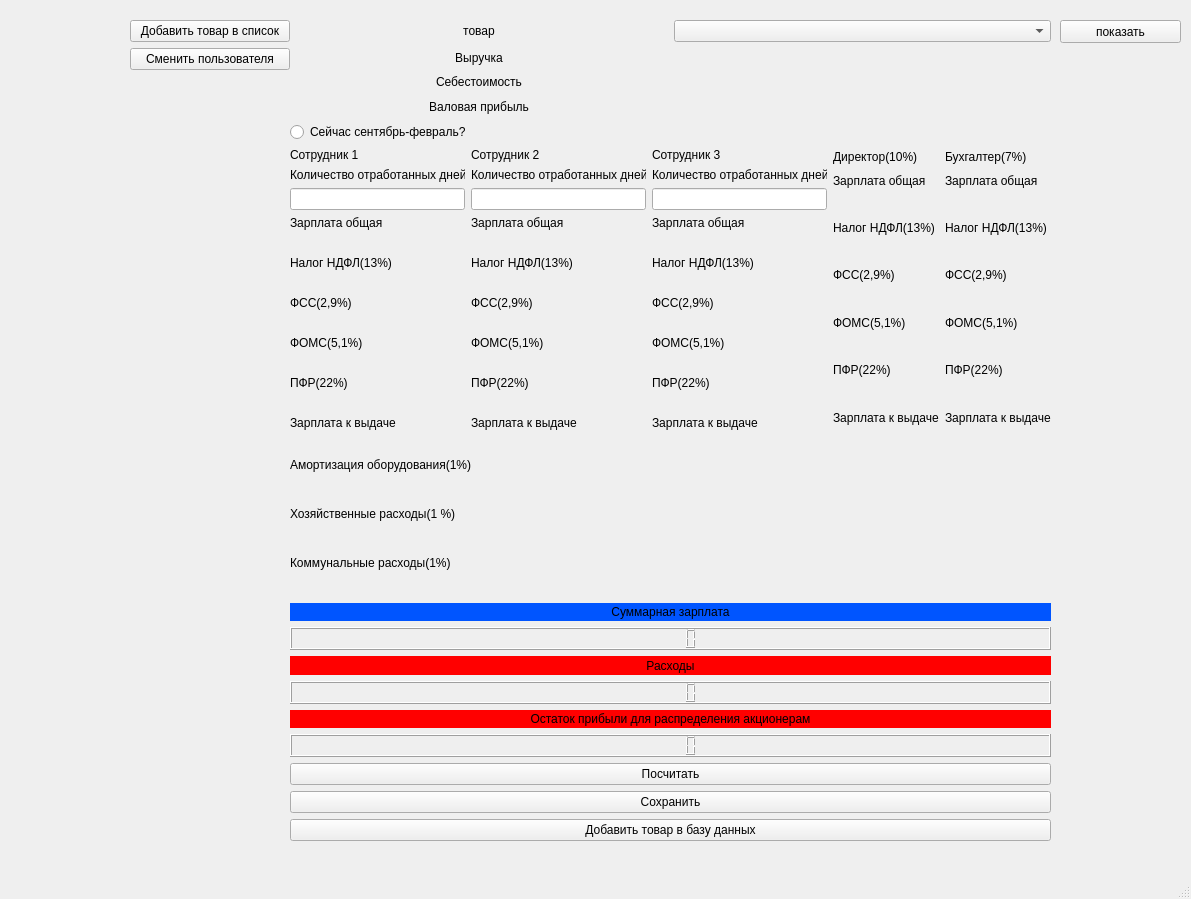
<?xml version="1.0" encoding="UTF-8"?>
<ui version="4.0">
 <class>mainWindow</class>
 <widget class="QMainWindow" name="mainWindow">
  <property name="geometry">
   <rect>
    <x>0</x>
    <y>0</y>
    <width>1191</width>
    <height>899</height>
   </rect>
  </property>
  <property name="windowTitle">
   <string>MainWindow</string>
  </property>
  <widget class="QWidget" name="centralwidget">
   <widget class="QWidget" name="gridLayoutWidget">
    <property name="geometry">
     <rect>
      <x>290</x>
      <y>20</y>
      <width>761</width>
      <height>821</height>
     </rect>
    </property>
    <layout class="QGridLayout" name="gridLayout">
     <item row="15" column="0">
      <widget class="QLabel" name="label_62">
       <property name="styleSheet">
        <string notr="true">background-color: rgb(0, 85, 255);
font: 10pt &quot;MS Shell Dlg 2&quot;;</string>
       </property>
       <property name="text">
        <string>Суммарная зарплата</string>
       </property>
       <property name="alignment">
        <set>Qt::AlignCenter</set>
       </property>
      </widget>
     </item>
     <item row="13" column="0">
      <widget class="QLabel" name="label_51">
       <property name="text">
        <string>Коммунальные расходы(1%)</string>
       </property>
      </widget>
     </item>
     <item row="1" column="0">
      <layout class="QHBoxLayout" name="horizontalLayout_5">
       <item>
        <widget class="QLabel" name="label">
         <property name="text">
          <string>Выручка</string>
         </property>
         <property name="alignment">
          <set>Qt::AlignCenter</set>
         </property>
        </widget>
       </item>
       <item>
        <widget class="QLabel" name="label_sale">
         <property name="text">
          <string/>
         </property>
        </widget>
       </item>
      </layout>
     </item>
     <item row="17" column="0">
      <widget class="QLabel" name="label_55">
       <property name="styleSheet">
        <string notr="true">background-color: rgb(255, 0, 0);
font: 10pt &quot;MS Shell Dlg 2&quot;;</string>
       </property>
       <property name="text">
        <string>Расходы</string>
       </property>
       <property name="alignment">
        <set>Qt::AlignCenter</set>
       </property>
      </widget>
     </item>
     <item row="18" column="0">
      <widget class="QLCDNumber" name="lcdNumber_2"/>
     </item>
     <item row="16" column="0">
      <widget class="QLCDNumber" name="lcdNumber_1"/>
     </item>
     <item row="11" column="0">
      <widget class="QLabel" name="label_47">
       <property name="text">
        <string>Хозяйственные расходы(1 %)</string>
       </property>
      </widget>
     </item>
     <item row="14" column="0">
      <widget class="QLabel" name="label_com">
       <property name="text">
        <string/>
       </property>
      </widget>
     </item>
     <item row="12" column="0">
      <widget class="QLabel" name="label_hoz">
       <property name="text">
        <string/>
       </property>
      </widget>
     </item>
     <item row="3" column="0">
      <layout class="QHBoxLayout" name="horizontalLayout_2">
       <item>
        <widget class="QLabel" name="label_val_cost">
         <property name="text">
          <string>Валовая прибыль</string>
         </property>
         <property name="alignment">
          <set>Qt::AlignCenter</set>
         </property>
        </widget>
       </item>
       <item>
        <widget class="QLabel" name="label_val_cost_2">
         <property name="text">
          <string/>
         </property>
        </widget>
       </item>
      </layout>
     </item>
     <item row="21" column="0">
      <widget class="QPushButton" name="pushButton_count">
       <property name="text">
        <string>Посчитать</string>
       </property>
      </widget>
     </item>
     <item row="20" column="0">
      <widget class="QLCDNumber" name="lcdNumber_3"/>
     </item>
     <item row="0" column="0">
      <layout class="QHBoxLayout" name="horizontalLayout">
       <item>
        <widget class="QLabel" name="label_tovar">
         <property name="text">
          <string>товар</string>
         </property>
         <property name="alignment">
          <set>Qt::AlignCenter</set>
         </property>
        </widget>
       </item>
       <item>
        <widget class="QComboBox" name="comboBox_name"/>
       </item>
      </layout>
     </item>
     <item row="5" column="0">
      <layout class="QHBoxLayout" name="horizontalLayout_3">
       <item>
        <layout class="QVBoxLayout" name="verticalLayout">
         <item>
          <widget class="QLabel" name="label_sotrud_1">
           <property name="text">
            <string>Сотрудник 1</string>
           </property>
          </widget>
         </item>
         <item>
          <widget class="QLabel" name="label_9">
           <property name="text">
            <string>Количество отработанных дней</string>
           </property>
          </widget>
         </item>
         <item>
          <widget class="QLineEdit" name="lineEdit_count_day_1"/>
         </item>
         <item>
          <widget class="QLabel" name="label_12">
           <property name="text">
            <string>Зарплата общая</string>
           </property>
          </widget>
         </item>
         <item>
          <widget class="QLabel" name="label_wages_full_1">
           <property name="text">
            <string/>
           </property>
          </widget>
         </item>
         <item>
          <widget class="QLabel" name="label_24">
           <property name="text">
            <string>Налог НДФЛ(13%)</string>
           </property>
          </widget>
         </item>
         <item>
          <widget class="QLabel" name="label_ndfl_1">
           <property name="text">
            <string/>
           </property>
          </widget>
         </item>
         <item>
          <widget class="QLabel" name="label_48">
           <property name="text">
            <string>ФСС(2,9%)</string>
           </property>
          </widget>
         </item>
         <item>
          <widget class="QLabel" name="label_fss_1">
           <property name="text">
            <string/>
           </property>
          </widget>
         </item>
         <item>
          <widget class="QLabel" name="label_49">
           <property name="text">
            <string>ФОМС(5,1%)</string>
           </property>
          </widget>
         </item>
         <item>
          <widget class="QLabel" name="label_foms_1">
           <property name="text">
            <string/>
           </property>
          </widget>
         </item>
         <item>
          <widget class="QLabel" name="label_50">
           <property name="text">
            <string>ПФР(22%)</string>
           </property>
          </widget>
         </item>
         <item>
          <widget class="QLabel" name="label_pfr_1">
           <property name="text">
            <string/>
           </property>
          </widget>
         </item>
         <item>
          <widget class="QLabel" name="label_18">
           <property name="text">
            <string>Зарплата к выдаче</string>
           </property>
          </widget>
         </item>
         <item>
          <widget class="QLabel" name="label_wages_out_1">
           <property name="text">
            <string/>
           </property>
          </widget>
         </item>
        </layout>
       </item>
       <item>
        <layout class="QVBoxLayout" name="verticalLayout_2">
         <item>
          <widget class="QLabel" name="label_7">
           <property name="text">
            <string>Сотрудник 2</string>
           </property>
          </widget>
         </item>
         <item>
          <widget class="QLabel" name="label_10">
           <property name="text">
            <string>Количество отработанных дней</string>
           </property>
          </widget>
         </item>
         <item>
          <widget class="QLineEdit" name="lineEdit_count_day_2"/>
         </item>
         <item>
          <widget class="QLabel" name="label_13">
           <property name="text">
            <string>Зарплата общая</string>
           </property>
          </widget>
         </item>
         <item>
          <widget class="QLabel" name="label_wages_full_2">
           <property name="text">
            <string/>
           </property>
          </widget>
         </item>
         <item>
          <widget class="QLabel" name="label_26">
           <property name="text">
            <string>Налог НДФЛ(13%)</string>
           </property>
          </widget>
         </item>
         <item>
          <widget class="QLabel" name="label_ndfl_2">
           <property name="text">
            <string/>
           </property>
          </widget>
         </item>
         <item>
          <widget class="QLabel" name="label_64">
           <property name="text">
            <string>ФСС(2,9%)</string>
           </property>
          </widget>
         </item>
         <item>
          <widget class="QLabel" name="label_fss_2">
           <property name="text">
            <string/>
           </property>
          </widget>
         </item>
         <item>
          <widget class="QLabel" name="label_68">
           <property name="text">
            <string>ФОМС(5,1%)</string>
           </property>
          </widget>
         </item>
         <item>
          <widget class="QLabel" name="label_foms_2">
           <property name="text">
            <string/>
           </property>
          </widget>
         </item>
         <item>
          <widget class="QLabel" name="label_58">
           <property name="text">
            <string>ПФР(22%)</string>
           </property>
          </widget>
         </item>
         <item>
          <widget class="QLabel" name="label_pfr_2">
           <property name="text">
            <string/>
           </property>
          </widget>
         </item>
         <item>
          <widget class="QLabel" name="label_19">
           <property name="text">
            <string>Зарплата к выдаче</string>
           </property>
          </widget>
         </item>
         <item>
          <widget class="QLabel" name="label_wages_out_2">
           <property name="text">
            <string/>
           </property>
          </widget>
         </item>
        </layout>
       </item>
       <item>
        <layout class="QVBoxLayout" name="verticalLayout_4">
         <item>
          <widget class="QLabel" name="label_15">
           <property name="text">
            <string>Сотрудник 3</string>
           </property>
          </widget>
         </item>
         <item>
          <widget class="QLabel" name="label_16">
           <property name="text">
            <string>Количество отработанных дней</string>
           </property>
          </widget>
         </item>
         <item>
          <widget class="QLineEdit" name="lineEdit_count_day_3"/>
         </item>
         <item>
          <widget class="QLabel" name="label_21">
           <property name="text">
            <string>Зарплата общая</string>
           </property>
          </widget>
         </item>
         <item>
          <widget class="QLabel" name="label_wages_full_3">
           <property name="text">
            <string/>
           </property>
          </widget>
         </item>
         <item>
          <widget class="QLabel" name="label_30">
           <property name="text">
            <string>Налог НДФЛ(13%)</string>
           </property>
          </widget>
         </item>
         <item>
          <widget class="QLabel" name="label_ndfl_3">
           <property name="text">
            <string/>
           </property>
          </widget>
         </item>
         <item>
          <widget class="QLabel" name="label_65">
           <property name="text">
            <string>ФСС(2,9%)</string>
           </property>
          </widget>
         </item>
         <item>
          <widget class="QLabel" name="label_fss_3">
           <property name="text">
            <string/>
           </property>
          </widget>
         </item>
         <item>
          <widget class="QLabel" name="label_69">
           <property name="text">
            <string>ФОМС(5,1%)</string>
           </property>
          </widget>
         </item>
         <item>
          <widget class="QLabel" name="label_foms_3">
           <property name="text">
            <string/>
           </property>
          </widget>
         </item>
         <item>
          <widget class="QLabel" name="label_59">
           <property name="text">
            <string>ПФР(22%)</string>
           </property>
          </widget>
         </item>
         <item>
          <widget class="QLabel" name="label_pfr_3">
           <property name="text">
            <string/>
           </property>
          </widget>
         </item>
         <item>
          <widget class="QLabel" name="label_22">
           <property name="text">
            <string>Зарплата к выдаче</string>
           </property>
          </widget>
         </item>
         <item>
          <widget class="QLabel" name="label_wages_out_3">
           <property name="text">
            <string/>
           </property>
          </widget>
         </item>
        </layout>
       </item>
       <item>
        <layout class="QVBoxLayout" name="verticalLayout_6">
         <item>
          <widget class="QLabel" name="label_20">
           <property name="text">
            <string>Директор(10%)</string>
           </property>
          </widget>
         </item>
         <item>
          <widget class="QLabel" name="label_27">
           <property name="text">
            <string>Зарплата общая</string>
           </property>
          </widget>
         </item>
         <item>
          <widget class="QLabel" name="label_wages_full_d">
           <property name="text">
            <string/>
           </property>
          </widget>
         </item>
         <item>
          <widget class="QLabel" name="label_32">
           <property name="text">
            <string>Налог НДФЛ(13%)</string>
           </property>
          </widget>
         </item>
         <item>
          <widget class="QLabel" name="label_ndfl_d">
           <property name="text">
            <string/>
           </property>
          </widget>
         </item>
         <item>
          <widget class="QLabel" name="label_67">
           <property name="text">
            <string>ФСС(2,9%)</string>
           </property>
          </widget>
         </item>
         <item>
          <widget class="QLabel" name="label_fss_d">
           <property name="text">
            <string/>
           </property>
          </widget>
         </item>
         <item>
          <widget class="QLabel" name="label_71">
           <property name="text">
            <string>ФОМС(5,1%)</string>
           </property>
          </widget>
         </item>
         <item>
          <widget class="QLabel" name="label_foms_d">
           <property name="text">
            <string/>
           </property>
          </widget>
         </item>
         <item>
          <widget class="QLabel" name="label_61">
           <property name="text">
            <string>ПФР(22%)</string>
           </property>
          </widget>
         </item>
         <item>
          <widget class="QLabel" name="label_pfr_d">
           <property name="text">
            <string/>
           </property>
          </widget>
         </item>
         <item>
          <widget class="QLabel" name="label_28">
           <property name="text">
            <string>Зарплата к выдаче</string>
           </property>
          </widget>
         </item>
         <item>
          <widget class="QLabel" name="label_wages_out_d">
           <property name="text">
            <string/>
           </property>
          </widget>
         </item>
        </layout>
       </item>
       <item>
        <layout class="QVBoxLayout" name="verticalLayout_5">
         <item>
          <widget class="QLabel" name="label_17">
           <property name="text">
            <string>Бухгалтер(7%)</string>
           </property>
          </widget>
         </item>
         <item>
          <widget class="QLabel" name="label_23">
           <property name="text">
            <string>Зарплата общая</string>
           </property>
          </widget>
         </item>
         <item>
          <widget class="QLabel" name="label_wages_full_b">
           <property name="text">
            <string/>
           </property>
          </widget>
         </item>
         <item>
          <widget class="QLabel" name="label_31">
           <property name="text">
            <string>Налог НДФЛ(13%)</string>
           </property>
          </widget>
         </item>
         <item>
          <widget class="QLabel" name="label_ndfl_b">
           <property name="text">
            <string/>
           </property>
          </widget>
         </item>
         <item>
          <widget class="QLabel" name="label_66">
           <property name="text">
            <string>ФСС(2,9%)</string>
           </property>
          </widget>
         </item>
         <item>
          <widget class="QLabel" name="label_fss_b">
           <property name="text">
            <string/>
           </property>
          </widget>
         </item>
         <item>
          <widget class="QLabel" name="label_70">
           <property name="text">
            <string>ФОМС(5,1%)</string>
           </property>
          </widget>
         </item>
         <item>
          <widget class="QLabel" name="label_foms_b">
           <property name="text">
            <string/>
           </property>
          </widget>
         </item>
         <item>
          <widget class="QLabel" name="label_60">
           <property name="text">
            <string>ПФР(22%)</string>
           </property>
          </widget>
         </item>
         <item>
          <widget class="QLabel" name="label_pfr_b">
           <property name="text">
            <string/>
           </property>
          </widget>
         </item>
         <item>
          <widget class="QLabel" name="label_29">
           <property name="text">
            <string>Зарплата к выдаче</string>
           </property>
          </widget>
         </item>
         <item>
          <widget class="QLabel" name="label_wages_out_b_2">
           <property name="text">
            <string/>
           </property>
          </widget>
         </item>
        </layout>
       </item>
      </layout>
     </item>
     <item row="22" column="0">
      <widget class="QPushButton" name="pushButton_save">
       <property name="text">
        <string>Сохранить</string>
       </property>
      </widget>
     </item>
     <item row="19" column="0">
      <widget class="QLabel" name="label_57">
       <property name="styleSheet">
        <string notr="true">background-color: rgb(255, 0, 0);
font: 10pt &quot;MS Shell Dlg 2&quot;;</string>
       </property>
       <property name="text">
        <string>Остаток прибыли для распределения акционерам</string>
       </property>
       <property name="alignment">
        <set>Qt::AlignCenter</set>
       </property>
      </widget>
     </item>
     <item row="10" column="0">
      <widget class="QLabel" name="label_amort">
       <property name="text">
        <string/>
       </property>
      </widget>
     </item>
     <item row="23" column="0">
      <widget class="QPushButton" name="pushButton_add">
       <property name="text">
        <string>Добавить товар в базу данных</string>
       </property>
      </widget>
     </item>
     <item row="4" column="0">
      <layout class="QHBoxLayout" name="horizontalLayout_6">
       <item>
        <widget class="QRadioButton" name="radioButton">
         <property name="layoutDirection">
          <enum>Qt::LeftToRight</enum>
         </property>
         <property name="styleSheet">
          <string notr="true">font: 10pt &quot;MS Shell Dlg 2&quot;;</string>
         </property>
         <property name="text">
          <string>Сейчас сентябрь-февраль?</string>
         </property>
        </widget>
       </item>
       <item>
        <widget class="QLabel" name="label_procent">
         <property name="text">
          <string/>
         </property>
        </widget>
       </item>
      </layout>
     </item>
     <item row="2" column="0">
      <layout class="QHBoxLayout" name="horizontalLayout_4">
       <item>
        <widget class="QLabel" name="label_3">
         <property name="text">
          <string>Себестоимость</string>
         </property>
         <property name="alignment">
          <set>Qt::AlignCenter</set>
         </property>
        </widget>
       </item>
       <item>
        <widget class="QLabel" name="label_cost">
         <property name="text">
          <string/>
         </property>
        </widget>
       </item>
      </layout>
     </item>
     <item row="9" column="0">
      <widget class="QLabel" name="label_44">
       <property name="text">
        <string>Амортизация оборудования(1%)</string>
       </property>
      </widget>
     </item>
    </layout>
   </widget>
   <widget class="QLabel" name="label_print">
    <property name="geometry">
     <rect>
      <x>20</x>
      <y>650</y>
      <width>251</width>
      <height>181</height>
     </rect>
    </property>
    <property name="text">
     <string/>
    </property>
   </widget>
   <widget class="QWidget" name="verticalLayoutWidget">
    <property name="geometry">
     <rect>
      <x>130</x>
      <y>20</y>
      <width>160</width>
      <height>83</height>
     </rect>
    </property>
    <layout class="QVBoxLayout" name="verticalLayout_3">
     <item>
      <widget class="QPushButton" name="pushButton_list_product">
       <property name="text">
        <string>Добавить товар в список</string>
       </property>
      </widget>
     </item>
     <item>
      <widget class="QPushButton" name="pushButton_change_pol">
       <property name="text">
        <string>Сменить пользователя</string>
       </property>
      </widget>
     </item>
     <item>
      <widget class="QLabel" name="label_current_user">
       <property name="text">
        <string/>
       </property>
       <property name="alignment">
        <set>Qt::AlignCenter</set>
       </property>
      </widget>
     </item>
    </layout>
   </widget>
   <widget class="QPushButton" name="pushButton_show">
    <property name="geometry">
     <rect>
      <x>1060</x>
      <y>20</y>
      <width>121</width>
      <height>23</height>
     </rect>
    </property>
    <property name="text">
     <string>показать</string>
    </property>
   </widget>
  </widget>
  <widget class="QMenuBar" name="menubar">
   <property name="geometry">
    <rect>
     <x>0</x>
     <y>0</y>
     <width>1191</width>
     <height>21</height>
    </rect>
   </property>
  </widget>
  <widget class="QStatusBar" name="statusbar"/>
 </widget>
 <resources/>
 <connections/>
</ui>
